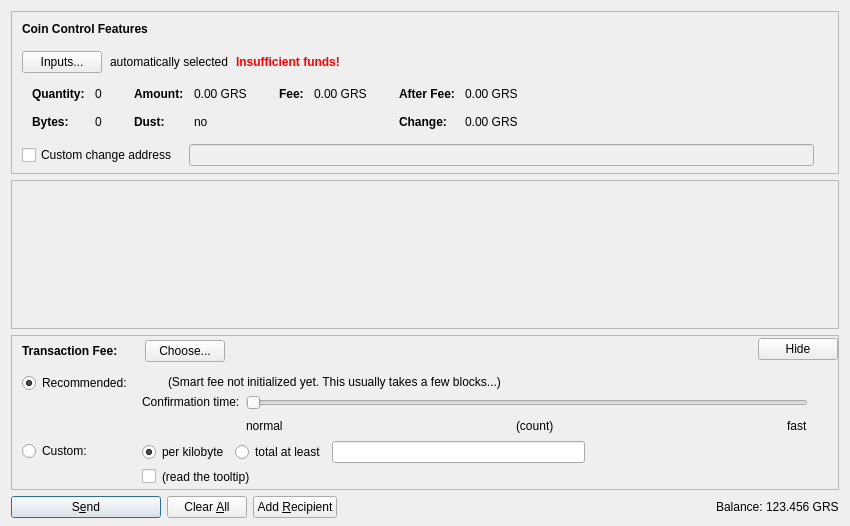
<?xml version="1.0" encoding="UTF-8"?>
<ui version="4.0">
 <class>SendCoinsDialog</class>
 <widget class="QDialog" name="SendCoinsDialog">
  <property name="geometry">
   <rect>
    <x>0</x>
    <y>0</y>
    <width>850</width>
    <height>526</height>
   </rect>
  </property>
  <property name="windowTitle">
   <string>Send Coins</string>
  </property>
  <layout class="QVBoxLayout" name="verticalLayout" stretch="0,1,0,0">
   <property name="bottomMargin">
    <number>8</number>
   </property>
   <item>
    <widget class="QFrame" name="frameCoinControl">
     <property name="sizePolicy">
      <sizepolicy hsizetype="Expanding" vsizetype="Expanding">
       <horstretch>0</horstretch>
       <verstretch>0</verstretch>
      </sizepolicy>
     </property>
     <property name="maximumSize">
      <size>
       <width>16777215</width>
       <height>16777215</height>
      </size>
     </property>
     <property name="frameShape">
      <enum>QFrame::StyledPanel</enum>
     </property>
     <property name="frameShadow">
      <enum>QFrame::Sunken</enum>
     </property>
     <layout class="QVBoxLayout" name="verticalLayoutCoinControl2">
      <property name="spacing">
       <number>0</number>
      </property>
      <property name="leftMargin">
       <number>0</number>
      </property>
      <property name="topMargin">
       <number>0</number>
      </property>
      <property name="rightMargin">
       <number>0</number>
      </property>
      <property name="bottomMargin">
       <number>6</number>
      </property>
      <item>
       <layout class="QVBoxLayout" name="verticalLayoutCoinControl" stretch="0,0,0,0,1">
        <property name="spacing">
         <number>0</number>
        </property>
        <property name="leftMargin">
         <number>10</number>
        </property>
        <property name="topMargin">
         <number>10</number>
        </property>
        <item>
         <layout class="QHBoxLayout" name="horizontalLayoutCoinControl1">
          <property name="bottomMargin">
           <number>15</number>
          </property>
          <item>
           <widget class="QLabel" name="labelCoinControlFeatures">
            <property name="sizePolicy">
             <sizepolicy hsizetype="Preferred" vsizetype="Maximum">
              <horstretch>0</horstretch>
              <verstretch>0</verstretch>
             </sizepolicy>
            </property>
            <property name="font">
             <font>
              <weight>75</weight>
              <bold>true</bold>
             </font>
            </property>
            <property name="styleSheet">
             <string notr="true">font-weight:bold;</string>
            </property>
            <property name="text">
             <string>Coin Control Features</string>
            </property>
           </widget>
          </item>
         </layout>
        </item>
        <item>
         <layout class="QHBoxLayout" name="horizontalLayoutCoinControl2" stretch="0,0,0,0">
          <property name="spacing">
           <number>8</number>
          </property>
          <property name="bottomMargin">
           <number>10</number>
          </property>
          <item>
           <widget class="QPushButton" name="pushButtonCoinControl">
            <property name="styleSheet">
             <string notr="true"/>
            </property>
            <property name="text">
             <string>Inputs...</string>
            </property>
            <property name="autoDefault">
             <bool>false</bool>
            </property>
           </widget>
          </item>
          <item>
           <widget class="QLabel" name="labelCoinControlAutomaticallySelected">
            <property name="text">
             <string>automatically selected</string>
            </property>
            <property name="margin">
             <number>5</number>
            </property>
           </widget>
          </item>
          <item>
           <widget class="QLabel" name="labelCoinControlInsuffFunds">
            <property name="font">
             <font>
              <weight>75</weight>
              <bold>true</bold>
             </font>
            </property>
            <property name="styleSheet">
             <string notr="true">color:red;font-weight:bold;</string>
            </property>
            <property name="text">
             <string>Insufficient funds!</string>
            </property>
            <property name="margin">
             <number>5</number>
            </property>
           </widget>
          </item>
          <item>
           <spacer name="horizontalSpacerCoinControl">
            <property name="orientation">
             <enum>Qt::Horizontal</enum>
            </property>
            <property name="sizeHint" stdset="0">
             <size>
              <width>40</width>
              <height>1</height>
             </size>
            </property>
           </spacer>
          </item>
         </layout>
        </item>
        <item>
         <widget class="QWidget" name="widgetCoinControl" native="true">
          <property name="sizePolicy">
           <sizepolicy hsizetype="Preferred" vsizetype="Preferred">
            <horstretch>0</horstretch>
            <verstretch>0</verstretch>
           </sizepolicy>
          </property>
          <property name="minimumSize">
           <size>
            <width>0</width>
            <height>0</height>
           </size>
          </property>
          <property name="styleSheet">
           <string notr="true"/>
          </property>
          <layout class="QHBoxLayout" name="horizontalLayoutCoinControl5">
           <property name="leftMargin">
            <number>0</number>
           </property>
           <property name="topMargin">
            <number>0</number>
           </property>
           <property name="rightMargin">
            <number>0</number>
           </property>
           <property name="bottomMargin">
            <number>0</number>
           </property>
           <item>
            <layout class="QHBoxLayout" name="horizontalLayoutCoinControl3" stretch="0,0,0,1">
             <property name="spacing">
              <number>20</number>
             </property>
             <property name="topMargin">
              <number>0</number>
             </property>
             <property name="bottomMargin">
              <number>10</number>
             </property>
             <item>
              <layout class="QFormLayout" name="formLayoutCoinControl1">
               <property name="horizontalSpacing">
                <number>10</number>
               </property>
               <property name="verticalSpacing">
                <number>14</number>
               </property>
               <property name="leftMargin">
                <number>10</number>
               </property>
               <property name="topMargin">
                <number>4</number>
               </property>
               <property name="rightMargin">
                <number>6</number>
               </property>
               <item row="0" column="0">
                <widget class="QLabel" name="labelCoinControlQuantityText">
                 <property name="font">
                  <font>
                   <weight>75</weight>
                   <bold>true</bold>
                  </font>
                 </property>
                 <property name="text">
                  <string>Quantity:</string>
                 </property>
                 <property name="margin">
                  <number>0</number>
                 </property>
                </widget>
               </item>
               <item row="0" column="1">
                <widget class="QLabel" name="labelCoinControlQuantity">
                 <property name="cursor">
                  <cursorShape>IBeamCursor</cursorShape>
                 </property>
                 <property name="contextMenuPolicy">
                  <enum>Qt::ActionsContextMenu</enum>
                 </property>
                 <property name="text">
                  <string notr="true">0</string>
                 </property>
                 <property name="margin">
                  <number>0</number>
                 </property>
                 <property name="textInteractionFlags">
                  <set>Qt::LinksAccessibleByMouse|Qt::TextSelectableByKeyboard|Qt::TextSelectableByMouse</set>
                 </property>
                </widget>
               </item>
               <item row="1" column="0">
                <widget class="QLabel" name="labelCoinControlBytesText">
                 <property name="font">
                  <font>
                   <weight>75</weight>
                   <bold>true</bold>
                  </font>
                 </property>
                 <property name="text">
                  <string>Bytes:</string>
                 </property>
                </widget>
               </item>
               <item row="1" column="1">
                <widget class="QLabel" name="labelCoinControlBytes">
                 <property name="cursor">
                  <cursorShape>IBeamCursor</cursorShape>
                 </property>
                 <property name="contextMenuPolicy">
                  <enum>Qt::ActionsContextMenu</enum>
                 </property>
                 <property name="text">
                  <string notr="true">0</string>
                 </property>
                 <property name="textInteractionFlags">
                  <set>Qt::LinksAccessibleByMouse|Qt::TextSelectableByKeyboard|Qt::TextSelectableByMouse</set>
                 </property>
                </widget>
               </item>
              </layout>
             </item>
             <item>
              <layout class="QFormLayout" name="formLayoutCoinControl2">
               <property name="horizontalSpacing">
                <number>10</number>
               </property>
               <property name="verticalSpacing">
                <number>14</number>
               </property>
               <property name="leftMargin">
                <number>6</number>
               </property>
               <property name="topMargin">
                <number>4</number>
               </property>
               <property name="rightMargin">
                <number>6</number>
               </property>
               <item row="0" column="0">
                <widget class="QLabel" name="labelCoinControlAmountText">
                 <property name="font">
                  <font>
                   <weight>75</weight>
                   <bold>true</bold>
                  </font>
                 </property>
                 <property name="text">
                  <string>Amount:</string>
                 </property>
                 <property name="margin">
                  <number>0</number>
                 </property>
                </widget>
               </item>
               <item row="0" column="1">
                <widget class="QLabel" name="labelCoinControlAmount">
                 <property name="cursor">
                  <cursorShape>IBeamCursor</cursorShape>
                 </property>
                 <property name="contextMenuPolicy">
                  <enum>Qt::ActionsContextMenu</enum>
                 </property>
                 <property name="text">
                  <string notr="true">0.00 GRS</string>
                 </property>
                 <property name="textInteractionFlags">
                  <set>Qt::LinksAccessibleByMouse|Qt::TextSelectableByKeyboard|Qt::TextSelectableByMouse</set>
                 </property>
                </widget>
               </item>
               <item row="1" column="0">
                <widget class="QLabel" name="labelCoinControlLowOutputText">
                 <property name="font">
                  <font>
                   <weight>75</weight>
                   <bold>true</bold>
                  </font>
                 </property>
                 <property name="text">
                  <string>Dust:</string>
                 </property>
                </widget>
               </item>
               <item row="1" column="1">
                <widget class="QLabel" name="labelCoinControlLowOutput">
                 <property name="cursor">
                  <cursorShape>IBeamCursor</cursorShape>
                 </property>
                 <property name="contextMenuPolicy">
                  <enum>Qt::ActionsContextMenu</enum>
                 </property>
                 <property name="text">
                  <string notr="true">no</string>
                 </property>
                 <property name="textInteractionFlags">
                  <set>Qt::LinksAccessibleByMouse|Qt::TextSelectableByKeyboard|Qt::TextSelectableByMouse</set>
                 </property>
                </widget>
               </item>
              </layout>
             </item>
             <item>
              <layout class="QFormLayout" name="formLayoutCoinControl3">
               <property name="horizontalSpacing">
                <number>10</number>
               </property>
               <property name="verticalSpacing">
                <number>14</number>
               </property>
               <property name="leftMargin">
                <number>6</number>
               </property>
               <property name="topMargin">
                <number>4</number>
               </property>
               <property name="rightMargin">
                <number>6</number>
               </property>
               <item row="0" column="0">
                <widget class="QLabel" name="labelCoinControlFeeText">
                 <property name="font">
                  <font>
                   <weight>75</weight>
                   <bold>true</bold>
                  </font>
                 </property>
                 <property name="text">
                  <string>Fee:</string>
                 </property>
                 <property name="margin">
                  <number>0</number>
                 </property>
                </widget>
               </item>
               <item row="0" column="1">
                <widget class="QLabel" name="labelCoinControlFee">
                 <property name="cursor">
                  <cursorShape>IBeamCursor</cursorShape>
                 </property>
                 <property name="contextMenuPolicy">
                  <enum>Qt::ActionsContextMenu</enum>
                 </property>
                 <property name="text">
                  <string notr="true">0.00 GRS</string>
                 </property>
                 <property name="textInteractionFlags">
                  <set>Qt::LinksAccessibleByMouse|Qt::TextSelectableByKeyboard|Qt::TextSelectableByMouse</set>
                 </property>
                </widget>
               </item>
              </layout>
             </item>
             <item>
              <layout class="QFormLayout" name="formLayoutCoinControl4">
               <property name="horizontalSpacing">
                <number>10</number>
               </property>
               <property name="verticalSpacing">
                <number>14</number>
               </property>
               <property name="leftMargin">
                <number>6</number>
               </property>
               <property name="topMargin">
                <number>4</number>
               </property>
               <property name="rightMargin">
                <number>6</number>
               </property>
               <item row="0" column="0">
                <widget class="QLabel" name="labelCoinControlAfterFeeText">
                 <property name="font">
                  <font>
                   <weight>75</weight>
                   <bold>true</bold>
                  </font>
                 </property>
                 <property name="text">
                  <string>After Fee:</string>
                 </property>
                 <property name="margin">
                  <number>0</number>
                 </property>
                </widget>
               </item>
               <item row="0" column="1">
                <widget class="QLabel" name="labelCoinControlAfterFee">
                 <property name="cursor">
                  <cursorShape>IBeamCursor</cursorShape>
                 </property>
                 <property name="contextMenuPolicy">
                  <enum>Qt::ActionsContextMenu</enum>
                 </property>
                 <property name="text">
                  <string notr="true">0.00 GRS</string>
                 </property>
                 <property name="textInteractionFlags">
                  <set>Qt::LinksAccessibleByMouse|Qt::TextSelectableByKeyboard|Qt::TextSelectableByMouse</set>
                 </property>
                </widget>
               </item>
               <item row="1" column="0">
                <widget class="QLabel" name="labelCoinControlChangeText">
                 <property name="font">
                  <font>
                   <weight>75</weight>
                   <bold>true</bold>
                  </font>
                 </property>
                 <property name="text">
                  <string>Change:</string>
                 </property>
                </widget>
               </item>
               <item row="1" column="1">
                <widget class="QLabel" name="labelCoinControlChange">
                 <property name="cursor">
                  <cursorShape>IBeamCursor</cursorShape>
                 </property>
                 <property name="contextMenuPolicy">
                  <enum>Qt::ActionsContextMenu</enum>
                 </property>
                 <property name="text">
                  <string notr="true">0.00 GRS</string>
                 </property>
                 <property name="textInteractionFlags">
                  <set>Qt::LinksAccessibleByMouse|Qt::TextSelectableByKeyboard|Qt::TextSelectableByMouse</set>
                 </property>
                </widget>
               </item>
              </layout>
             </item>
            </layout>
           </item>
          </layout>
         </widget>
        </item>
        <item>
         <layout class="QHBoxLayout" name="horizontalLayoutCoinControl4" stretch="0,0,0">
          <property name="spacing">
           <number>12</number>
          </property>
          <property name="sizeConstraint">
           <enum>QLayout::SetDefaultConstraint</enum>
          </property>
          <property name="topMargin">
           <number>5</number>
          </property>
          <property name="rightMargin">
           <number>5</number>
          </property>
          <item>
           <widget class="QCheckBox" name="checkBoxCoinControlChange">
            <property name="toolTip">
             <string>If this is activated, but the change address is empty or invalid, change will be sent to a newly generated address.</string>
            </property>
            <property name="text">
             <string>Custom change address</string>
            </property>
           </widget>
          </item>
          <item>
           <widget class="QValidatedLineEdit" name="lineEditCoinControlChange">
            <property name="enabled">
             <bool>false</bool>
            </property>
            <property name="sizePolicy">
             <sizepolicy hsizetype="Expanding" vsizetype="Fixed">
              <horstretch>0</horstretch>
              <verstretch>0</verstretch>
             </sizepolicy>
            </property>
           </widget>
          </item>
          <item>
           <widget class="QLabel" name="labelCoinControlChangeLabel">
            <property name="sizePolicy">
             <sizepolicy hsizetype="Preferred" vsizetype="Expanding">
              <horstretch>0</horstretch>
              <verstretch>0</verstretch>
             </sizepolicy>
            </property>
            <property name="minimumSize">
             <size>
              <width>0</width>
              <height>0</height>
             </size>
            </property>
            <property name="text">
             <string/>
            </property>
            <property name="margin">
             <number>3</number>
            </property>
           </widget>
          </item>
         </layout>
        </item>
        <item>
         <spacer name="verticalSpacerCoinControl">
          <property name="orientation">
           <enum>Qt::Vertical</enum>
          </property>
          <property name="sizeHint" stdset="0">
           <size>
            <width>800</width>
            <height>1</height>
           </size>
          </property>
         </spacer>
        </item>
       </layout>
      </item>
     </layout>
    </widget>
   </item>
   <item>
    <widget class="QScrollArea" name="scrollArea">
     <property name="widgetResizable">
      <bool>true</bool>
     </property>
     <widget class="QWidget" name="scrollAreaWidgetContents">
      <property name="geometry">
       <rect>
        <x>0</x>
        <y>0</y>
        <width>830</width>
        <height>104</height>
       </rect>
      </property>
      <layout class="QVBoxLayout" name="verticalLayout_2" stretch="0,1">
       <property name="leftMargin">
        <number>0</number>
       </property>
       <property name="topMargin">
        <number>0</number>
       </property>
       <property name="rightMargin">
        <number>0</number>
       </property>
       <property name="bottomMargin">
        <number>0</number>
       </property>
       <item>
        <layout class="QVBoxLayout" name="entries">
         <property name="spacing">
          <number>6</number>
         </property>
        </layout>
       </item>
       <item>
        <spacer name="verticalSpacer">
         <property name="orientation">
          <enum>Qt::Vertical</enum>
         </property>
         <property name="sizeHint" stdset="0">
          <size>
           <width>20</width>
           <height>40</height>
          </size>
         </property>
        </spacer>
       </item>
      </layout>
     </widget>
    </widget>
   </item>
   <item>
    <widget class="QFrame" name="frameFee">
     <property name="sizePolicy">
      <sizepolicy hsizetype="Expanding" vsizetype="Expanding">
       <horstretch>0</horstretch>
       <verstretch>0</verstretch>
      </sizepolicy>
     </property>
     <property name="maximumSize">
      <size>
       <width>16777215</width>
       <height>16777215</height>
      </size>
     </property>
     <property name="frameShape">
      <enum>QFrame::StyledPanel</enum>
     </property>
     <property name="frameShadow">
      <enum>QFrame::Sunken</enum>
     </property>
     <layout class="QVBoxLayout" name="verticalLayoutFee1">
      <property name="spacing">
       <number>0</number>
      </property>
      <property name="leftMargin">
       <number>0</number>
      </property>
      <property name="topMargin">
       <number>0</number>
      </property>
      <property name="rightMargin">
       <number>0</number>
      </property>
      <property name="bottomMargin">
       <number>0</number>
      </property>
      <item>
       <layout class="QVBoxLayout" name="verticalLayoutFee2" stretch="0,0,0">
        <property name="spacing">
         <number>0</number>
        </property>
        <property name="leftMargin">
         <number>10</number>
        </property>
        <property name="topMargin">
         <number>0</number>
        </property>
        <item>
         <layout class="QHBoxLayout" name="horizontalLayoutFee1">
          <property name="bottomMargin">
           <number>0</number>
          </property>
          <item>
           <layout class="QVBoxLayout" name="verticalLayoutFee7">
            <property name="spacing">
             <number>0</number>
            </property>
            <item>
             <spacer name="verticalSpacerSmartFee">
              <property name="orientation">
               <enum>Qt::Vertical</enum>
              </property>
              <property name="sizeType">
               <enum>QSizePolicy::Fixed</enum>
              </property>
              <property name="sizeHint" stdset="0">
               <size>
                <width>1</width>
                <height>4</height>
               </size>
              </property>
             </spacer>
            </item>
            <item>
             <layout class="QHBoxLayout" name="horizontalLayoutSmartFee">
              <property name="spacing">
               <number>10</number>
              </property>
              <item>
               <widget class="QLabel" name="labelFeeHeadline">
                <property name="sizePolicy">
                 <sizepolicy hsizetype="Preferred" vsizetype="Maximum">
                  <horstretch>0</horstretch>
                  <verstretch>0</verstretch>
                 </sizepolicy>
                </property>
                <property name="font">
                 <font>
                  <weight>75</weight>
                  <bold>true</bold>
                 </font>
                </property>
                <property name="styleSheet">
                 <string notr="true">font-weight:bold;</string>
                </property>
                <property name="text">
                 <string>Transaction Fee:</string>
                </property>
               </widget>
              </item>
              <item>
               <widget class="QLabel" name="labelFeeMinimized">
                <property name="text">
                 <string/>
                </property>
               </widget>
              </item>
              <item>
               <widget class="QPushButton" name="buttonChooseFee">
                <property name="text">
                 <string>Choose...</string>
                </property>
               </widget>
              </item>
             </layout>
            </item>
            <item>
             <spacer name="verticalSpacer_5">
              <property name="orientation">
               <enum>Qt::Vertical</enum>
              </property>
              <property name="sizeHint" stdset="0">
               <size>
                <width>1</width>
                <height>1</height>
               </size>
              </property>
             </spacer>
            </item>
           </layout>
          </item>
          <item>
           <spacer name="horizontalSpacer_4">
            <property name="orientation">
             <enum>Qt::Horizontal</enum>
            </property>
            <property name="sizeHint" stdset="0">
             <size>
              <width>40</width>
              <height>20</height>
             </size>
            </property>
           </spacer>
          </item>
          <item>
           <widget class="QPushButton" name="buttonMinimizeFee">
            <property name="toolTip">
             <string>collapse fee-settings</string>
            </property>
            <property name="text">
             <string>Hide</string>
            </property>
           </widget>
          </item>
         </layout>
        </item>
        <item>
         <widget class="QFrame" name="frameFeeSelection">
          <layout class="QVBoxLayout" name="verticalLayoutFee12">
           <property name="spacing">
            <number>0</number>
           </property>
           <property name="leftMargin">
            <number>0</number>
           </property>
           <property name="topMargin">
            <number>0</number>
           </property>
           <property name="rightMargin">
            <number>0</number>
           </property>
           <property name="bottomMargin">
            <number>0</number>
           </property>
           <item>
            <layout class="QGridLayout" name="gridLayoutFee">
             <property name="topMargin">
              <number>10</number>
             </property>
             <property name="bottomMargin">
              <number>4</number>
             </property>
             <property name="horizontalSpacing">
              <number>10</number>
             </property>
             <property name="verticalSpacing">
              <number>4</number>
             </property>
             <item row="1" column="1">
              <layout class="QVBoxLayout" name="verticalLayoutFee8">
               <property name="spacing">
                <number>6</number>
               </property>
               <item>
                <layout class="QHBoxLayout" name="horizontalLayoutFee13">
                 <item>
                  <widget class="QRadioButton" name="radioCustomPerKilobyte">
                   <property name="toolTip">
                    <string>If the custom fee is set to 1000 satoshis and the transaction is only 250 bytes, then &quot;per kilobyte&quot; only pays 250 satoshis in fee, while &quot;total at least&quot; pays 1000 satoshis. For transactions bigger than a kilobyte both pay by kilobyte.</string>
                   </property>
                   <property name="text">
                    <string>per kilobyte</string>
                   </property>
                   <property name="checked">
                    <bool>true</bool>
                   </property>
                   <attribute name="buttonGroup">
                    <string notr="true">groupCustomFee</string>
                   </attribute>
                  </widget>
                 </item>
                 <item>
                  <widget class="QRadioButton" name="radioCustomAtLeast">
                   <property name="toolTip">
                    <string>If the custom fee is set to 1000 satoshis and the transaction is only 250 bytes, then &quot;per kilobyte&quot; only pays 250 satoshis in fee, while &quot;total at least&quot; pays 1000 satoshis. For transactions bigger than a kilobyte both pay by kilobyte.</string>
                   </property>
                   <property name="text">
                    <string>total at least</string>
                   </property>
                   <attribute name="buttonGroup">
                    <string notr="true">groupCustomFee</string>
                   </attribute>
                  </widget>
                 </item>
                 <item>
                  <widget class="BitcoinAmountField" name="customFee"/>
                 </item>
                 <item>
                  <spacer name="horizontalSpacer_6">
                   <property name="orientation">
                    <enum>Qt::Horizontal</enum>
                   </property>
                   <property name="sizeHint" stdset="0">
                    <size>
                     <width>1</width>
                     <height>1</height>
                    </size>
                   </property>
                  </spacer>
                 </item>
                </layout>
               </item>
               <item>
                <layout class="QHBoxLayout" name="horizontalLayoutFee8">
                 <item>
                  <widget class="QCheckBox" name="checkBoxMinimumFee">
                   <property name="toolTip">
                    <string>Paying only the minimum fee is just fine as long as there is less transaction volume than space in the blocks. But be aware that this can end up in a never confirming transaction once there is more demand for groestlcoin transactions than the network can process.</string>
                   </property>
                   <property name="text">
                    <string/>
                   </property>
                  </widget>
                 </item>
                 <item>
                  <widget class="QLabel" name="labelMinFeeWarning">
                   <property name="enabled">
                    <bool>true</bool>
                   </property>
                   <property name="toolTip">
                    <string>Paying only the minimum fee is just fine as long as there is less transaction volume than space in the blocks. But be aware that this can end up in a never confirming transaction once there is more demand for groestlcoin transactions than the network can process.</string>
                   </property>
                   <property name="text">
                    <string>(read the tooltip)</string>
                   </property>
                   <property name="margin">
                    <number>5</number>
                   </property>
                  </widget>
                 </item>
                 <item>
                  <spacer name="horizontalSpacer_2">
                   <property name="orientation">
                    <enum>Qt::Horizontal</enum>
                   </property>
                   <property name="sizeHint" stdset="0">
                    <size>
                     <width>1</width>
                     <height>1</height>
                    </size>
                   </property>
                  </spacer>
                 </item>
                </layout>
               </item>
              </layout>
             </item>
             <item row="0" column="0">
              <layout class="QVBoxLayout" name="verticalLayoutFee4" stretch="0,1">
               <item>
                <widget class="QRadioButton" name="radioSmartFee">
                 <property name="text">
                  <string>Recommended:</string>
                 </property>
                 <property name="checked">
                  <bool>true</bool>
                 </property>
                 <attribute name="buttonGroup">
                  <string notr="true">groupFee</string>
                 </attribute>
                </widget>
               </item>
               <item>
                <spacer name="verticalSpacer_2">
                 <property name="orientation">
                  <enum>Qt::Vertical</enum>
                 </property>
                 <property name="sizeHint" stdset="0">
                  <size>
                   <width>1</width>
                   <height>1</height>
                  </size>
                 </property>
                </spacer>
               </item>
              </layout>
             </item>
             <item row="1" column="0">
              <layout class="QVBoxLayout" name="verticalLayoutFee9" stretch="0,1">
               <item>
                <widget class="QRadioButton" name="radioCustomFee">
                 <property name="text">
                  <string>Custom:</string>
                 </property>
                 <attribute name="buttonGroup">
                  <string notr="true">groupFee</string>
                 </attribute>
                </widget>
               </item>
               <item>
                <spacer name="verticalSpacer_6">
                 <property name="orientation">
                  <enum>Qt::Vertical</enum>
                 </property>
                 <property name="sizeHint" stdset="0">
                  <size>
                   <width>1</width>
                   <height>1</height>
                  </size>
                 </property>
                </spacer>
               </item>
              </layout>
             </item>
             <item row="0" column="1">
              <layout class="QVBoxLayout" name="verticalLayoutFee3" stretch="0,0,1">
               <property name="spacing">
                <number>6</number>
               </property>
               <property name="topMargin">
                <number>2</number>
               </property>
               <item>
                <layout class="QHBoxLayout" name="horizontalLayoutFee12">
                 <item>
                  <widget class="QLabel" name="labelSmartFee">
                   <property name="text">
                    <string/>
                   </property>
                   <property name="margin">
                    <number>2</number>
                   </property>
                  </widget>
                 </item>
                 <item>
                  <widget class="QLabel" name="labelFeeEstimation">
                   <property name="text">
                    <string/>
                   </property>
                  </widget>
                 </item>
                 <item>
                  <widget class="QLabel" name="labelSmartFee2">
                   <property name="text">
                    <string>(Smart fee not initialized yet. This usually takes a few blocks...)</string>
                   </property>
                   <property name="margin">
                    <number>2</number>
                   </property>
                  </widget>
                 </item>
                 <item>
                  <spacer name="horizontalSpacer_5">
                   <property name="orientation">
                    <enum>Qt::Horizontal</enum>
                   </property>
                   <property name="sizeHint" stdset="0">
                    <size>
                     <width>1</width>
                     <height>1</height>
                    </size>
                   </property>
                  </spacer>
                 </item>
                </layout>
               </item>
               <item>
                <layout class="QHBoxLayout" name="horizontalLayoutFee9">
                 <item>
                  <layout class="QVBoxLayout" name="verticalLayoutFee6">
                   <item>
                    <widget class="QLabel" name="labelSmartFee3">
                     <property name="text">
                      <string>Confirmation time:</string>
                     </property>
                     <property name="margin">
                      <number>2</number>
                     </property>
                    </widget>
                   </item>
                   <item>
                    <spacer name="verticalSpacer_3">
                     <property name="orientation">
                      <enum>Qt::Vertical</enum>
                     </property>
                     <property name="sizeHint" stdset="0">
                      <size>
                       <width>1</width>
                       <height>1</height>
                      </size>
                     </property>
                    </spacer>
                   </item>
                  </layout>
                 </item>
                 <item>
                  <layout class="QVBoxLayout" name="verticalLayoutFee5">
                   <property name="rightMargin">
                    <number>30</number>
                   </property>
                   <item>
                    <widget class="QSlider" name="sliderSmartFee">
                     <property name="minimum">
                      <number>0</number>
                     </property>
                     <property name="maximum">
                      <number>23</number>
                     </property>
                     <property name="pageStep">
                      <number>1</number>
                     </property>
                     <property name="value">
                      <number>0</number>
                     </property>
                     <property name="orientation">
                      <enum>Qt::Horizontal</enum>
                     </property>
                     <property name="invertedAppearance">
                      <bool>false</bool>
                     </property>
                     <property name="invertedControls">
                      <bool>false</bool>
                     </property>
                     <property name="tickPosition">
                      <enum>QSlider::NoTicks</enum>
                     </property>
                    </widget>
                   </item>
                   <item>
                    <layout class="QHBoxLayout" name="horizontalLayoutFee10">
                     <item>
                      <widget class="QLabel" name="labelSmartFeeNormal">
                       <property name="text">
                        <string>normal</string>
                       </property>
                      </widget>
                     </item>
                     <item>
                      <spacer name="horizontalSpacer_7">
                       <property name="orientation">
                        <enum>Qt::Horizontal</enum>
                       </property>
                       <property name="sizeHint" stdset="0">
                        <size>
                         <width>40</width>
                         <height>20</height>
                        </size>
                       </property>
                      </spacer>
                     </item>
                     <item>
                      <widget class="QLabel" name="confirmationTargetLabel">
                       <property name="text">
                        <string notr="true">(count)</string>
                       </property>
                      </widget>
                     </item>
                     <item>
                      <spacer name="horizontalSpacer_3">
                       <property name="orientation">
                        <enum>Qt::Horizontal</enum>
                       </property>
                       <property name="sizeHint" stdset="0">
                        <size>
                         <width>40</width>
                         <height>20</height>
                        </size>
                       </property>
                      </spacer>
                     </item>
                     <item>
                      <widget class="QLabel" name="labelSmartFeeFast">
                       <property name="text">
                        <string>fast</string>
                       </property>
                      </widget>
                     </item>
                    </layout>
                   </item>
                  </layout>
                 </item>
                </layout>
               </item>
               <item>
                <spacer name="verticalSpacer_4">
                 <property name="orientation">
                  <enum>Qt::Vertical</enum>
                 </property>
                 <property name="sizeHint" stdset="0">
                  <size>
                   <width>1</width>
                   <height>1</height>
                  </size>
                 </property>
                </spacer>
               </item>
              </layout>
             </item>
            </layout>
           </item>
          </layout>
         </widget>
        </item>
        <item>
         <spacer name="verticalSpacerFee">
          <property name="orientation">
           <enum>Qt::Vertical</enum>
          </property>
          <property name="sizeHint" stdset="0">
           <size>
            <width>800</width>
            <height>1</height>
           </size>
          </property>
         </spacer>
        </item>
       </layout>
      </item>
     </layout>
    </widget>
   </item>
   <item>
    <layout class="QHBoxLayout" name="horizontalLayout">
     <item>
      <widget class="QPushButton" name="sendButton">
       <property name="minimumSize">
        <size>
         <width>150</width>
         <height>0</height>
        </size>
       </property>
       <property name="toolTip">
        <string>Confirm the send action</string>
       </property>
       <property name="text">
        <string>S&amp;end</string>
       </property>
       <property name="icon">
        <iconset resource="../bitcoin.qrc">
         <normaloff>:/icons/send</normaloff>:/icons/send</iconset>
       </property>
       <property name="autoDefault">
        <bool>false</bool>
       </property>
       <property name="default">
        <bool>true</bool>
       </property>
      </widget>
     </item>
     <item>
      <widget class="QPushButton" name="clearButton">
       <property name="sizePolicy">
        <sizepolicy hsizetype="Minimum" vsizetype="Fixed">
         <horstretch>0</horstretch>
         <verstretch>0</verstretch>
        </sizepolicy>
       </property>
       <property name="toolTip">
        <string>Clear all fields of the form.</string>
       </property>
       <property name="text">
        <string>Clear &amp;All</string>
       </property>
       <property name="icon">
        <iconset resource="../bitcoin.qrc">
         <normaloff>:/icons/remove</normaloff>:/icons/remove</iconset>
       </property>
       <property name="autoDefault">
        <bool>false</bool>
       </property>
      </widget>
     </item>
     <item>
      <widget class="QPushButton" name="addButton">
       <property name="toolTip">
        <string>Send to multiple recipients at once</string>
       </property>
       <property name="text">
        <string>Add &amp;Recipient</string>
       </property>
       <property name="icon">
        <iconset resource="../bitcoin.qrc">
         <normaloff>:/icons/add</normaloff>:/icons/add</iconset>
       </property>
       <property name="autoDefault">
        <bool>false</bool>
       </property>
      </widget>
     </item>
     <item>
      <spacer name="horizontalSpacer">
       <property name="orientation">
        <enum>Qt::Horizontal</enum>
       </property>
       <property name="sizeHint" stdset="0">
        <size>
         <width>40</width>
         <height>20</height>
        </size>
       </property>
      </spacer>
     </item>
     <item>
      <layout class="QHBoxLayout" name="horizontalLayout_2">
       <property name="spacing">
        <number>3</number>
       </property>
       <item>
        <widget class="QLabel" name="label">
         <property name="sizePolicy">
          <sizepolicy hsizetype="Preferred" vsizetype="Fixed">
           <horstretch>0</horstretch>
           <verstretch>0</verstretch>
          </sizepolicy>
         </property>
         <property name="text">
          <string>Balance:</string>
         </property>
        </widget>
       </item>
       <item>
        <widget class="QLabel" name="labelBalance">
         <property name="sizePolicy">
          <sizepolicy hsizetype="Preferred" vsizetype="Fixed">
           <horstretch>0</horstretch>
           <verstretch>0</verstretch>
          </sizepolicy>
         </property>
         <property name="cursor">
          <cursorShape>IBeamCursor</cursorShape>
         </property>
         <property name="text">
          <string notr="true">123.456 GRS</string>
         </property>
         <property name="textInteractionFlags">
          <set>Qt::LinksAccessibleByMouse|Qt::TextSelectableByKeyboard|Qt::TextSelectableByMouse</set>
         </property>
        </widget>
       </item>
      </layout>
     </item>
    </layout>
   </item>
  </layout>
 </widget>
 <customwidgets>
  <customwidget>
   <class>QValidatedLineEdit</class>
   <extends>QLineEdit</extends>
   <header>qvalidatedlineedit.h</header>
  </customwidget>
  <customwidget>
   <class>BitcoinAmountField</class>
   <extends>QLineEdit</extends>
   <header>bitcoinamountfield.h</header>
   <container>1</container>
  </customwidget>
 </customwidgets>
 <resources>
  <include location="../bitcoin.qrc"/>
 </resources>
 <connections/>
 <buttongroups>
  <buttongroup name="groupFee"/>
  <buttongroup name="groupCustomFee"/>
 </buttongroups>
</ui>
